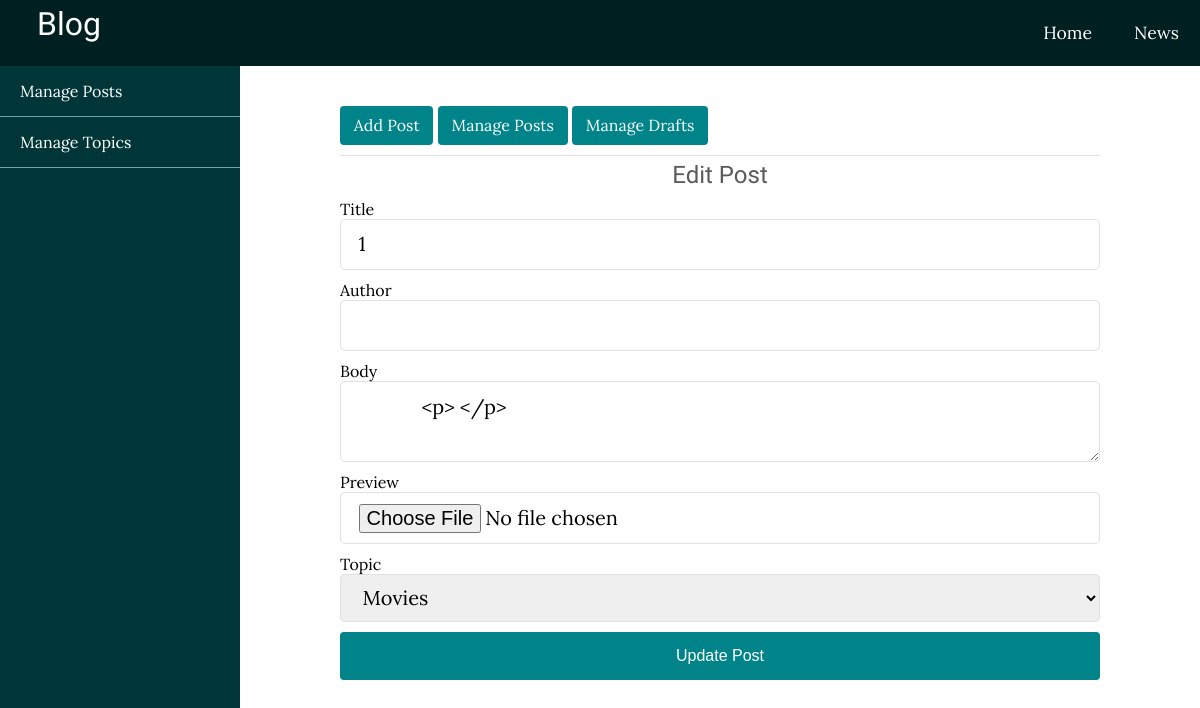
/admin/posts/edit.php?edit=33 (signed in), run on an earlier commit of the app's database.
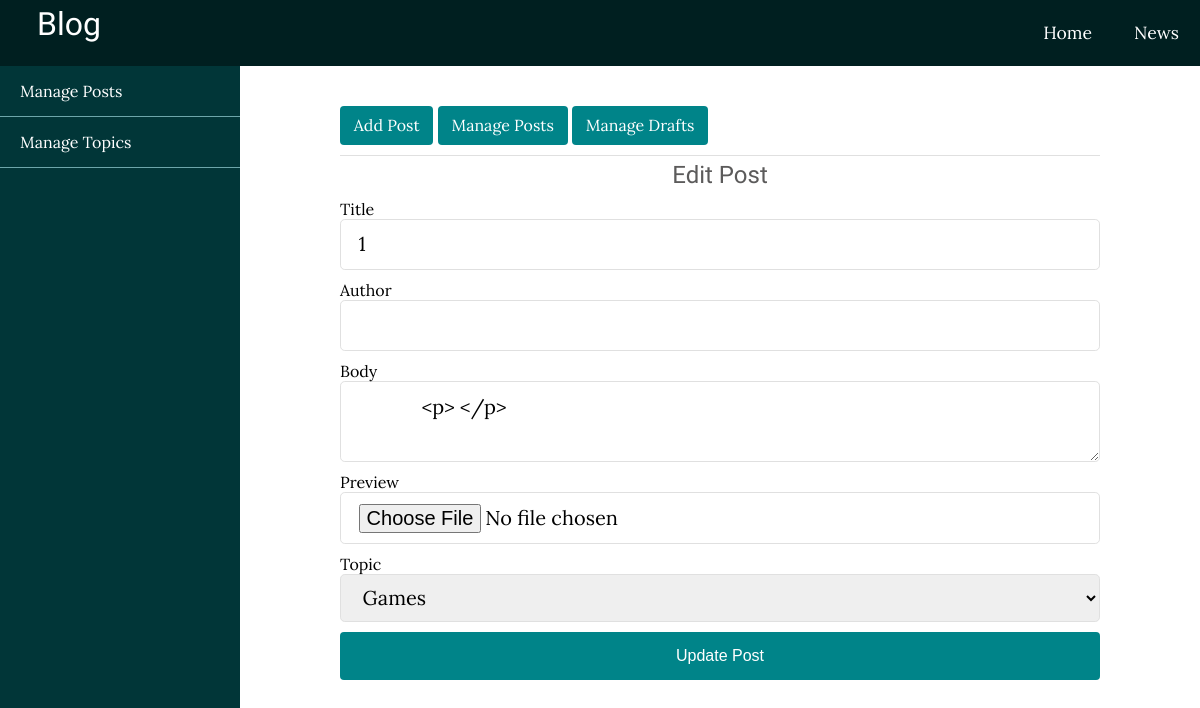
And on a later commit of the database.
### tables this page shows
CREATE TABLE `posts` (
  `id` int(50) NOT NULL,
  `title` varchar(255) NOT NULL,
  `author` varchar(255) NOT NULL,
  `preview` varchar(255) NOT NULL,
  `description` text NOT NULL,
  `topic` varchar(255) NOT NULL,
  `published` int(11) NOT NULL,
  `created_at` datetime NOT NULL DEFAULT current_timestamp()
);

### app/controllers/posts.php (called while the page is built, shortened)
<?php
require_once('../../app/database/cofingBD.php');
if (isset($_GET['edit'])) {
  $id = $_GET['edit'];
  $sql = $conn->query("SELECT * FROM posts WHERE id='$id'");
  if (count($sql) == 1) {
    $row = $sql->fetch_array();
    $title = $row['title'];
    $author = $row['author'];
    $preview = $row['preview'];
    $description = $row['description'];
    $selectedTopic = $row['topic'];
  }
}

### admin/posts/edit.php (the view, shortened to what this page needs)
<!DOCTYPE html>
<html lang="en">
<head>
  <link rel="stylesheet" href="https://cdnjs.cloudflare.com/ajax/libs/font-awesome/4.7.0/css/font-awesome.min.css">
  <link rel="stylesheet" href="../../assets/css/style.css">
  <link rel="stylesheet" href="../../assets/css/admin.css">
</head>
<body id="admin">
  <?php include('../../app/includes/header.php') ?>
  <div class="admin-wrapper clearfix">
    <div class="left-sidebar">
      <ul>
        <li><a href="index.php">Manage Posts</a></li>
        <li><a href="../topics/index.php">Manage Topics</a></li>
      </ul>
    </div>
    <div class="admin-content clearfix">
      <div class="button-group">
        <a href="create.php" class="btn btn-sm">Add Post</a>
        <a href="index.php" class="btn btn-sm">Manage Posts</a>
        <a href="drafts.php" class="btn btn-sm">Manage Drafts</a>
      </div>
      <div class="">
        <h2 style="text-align: center;">Edit Post</h2>
        <?php require_once('../../app/controllers/posts.php') ?>
        <form action="../../app/controllers/posts.php" method="post" enctype="multipart/form-data">
          <div class="input-group">
            <label>Title</label>
            <input type="text" name="title" class="text-input" value="<?= $title ?>" required>
          </div>
          <div class="input-group">
            <label>Author</label>
            <input type="text" name="author" class="text-input" value="<?= $author ?>">
          </div>
          <div class="input-group">
            <label>Body</label>
            <textarea class="text-input" name="description" id="body">
            <?= $description ?>
            </textarea>
          </div>
          <div class="input-group">
            <label>Preview</label>
            <input type="file" class="text-input" name="preview" capture="<?= $preview ?>"><?= $preview ?></input>
          </div>
          <div class="input-group">
            <label>Topic</label>
            <select class="text-input" name="topic">
              <option value="<?= $selectedTopic ?>" selected><?= $selectedTopic ?></option>
            </select>
          </div>
          <div class="input-group">
            <button type="submit" name="update" class="btn">Update Post</button>
          </div>
        </form>
      </div>
    </div>
  </div>
</body>
</html>

### app/includes/header.php (shortened to what this page needs)
<header class="clearfix">
    <div class="logo">
        <a href="<?php echo BASE_URL ?>">
            <h1 class="logo-text">Blog</h1>
        </a>
    </div>
    <nav>
        <ul>
            <li><a href="<?php echo BASE_URL ?>">Home</a></li>
            <li><a href="<?php echo BASE_URL ?>/news.php">News</a></li>
        </ul>
    </nav>
</header>

### assets/css/style.css (style rules this page uses)
html, body { padding: 0px; margin: 0px; font-family: 'Lora', serif; height: 100%; background: #f6f6f6; }
a { text-decoration: none; color: inherit; }
.logo-text, h1, h2, h3, h4, h5, h6 { font-family: 'Candal', sans-serif; margin: 5px; color: #5c5b5b; font-weight: normal; }
.clearfix::after { content: ''; display: block; clear: both; }
.btn { display: inline-block; font-weight: 400; text-align: center; width: 100%; white-space: nowrap; border: 1px solid transparent; padding: .7rem 1rem; font-size: 1rem; line-height: 1.5; border-radius: .25rem; background: #008489; color: #fff; }
.btn-sm { padding: .5rem .8rem; line-height: 1.3; border-radius: .25rem; }
.input-group { display: block; margin: 10px auto 10px; }
.text-input { border: 1px solid #e0e0e0; outline: none; display: block; width: 100%; box-sizing: border-box; margin-bottom: 10px; padding: .6rem 1.1rem; font-size: 1.25rem; line-height: 1.5; border-radius: .3rem; font-family: 'Lora', serif; }
header { background: #008489; color: #ffffff; height: 66px; }
.logo { float: left; margin-left: 2em; height: inherit; }
.logo-text { padding: 0px; color: white; font-family: 'Candal', sans-serif; }
header nav { float: right; }
header nav ul { margin: 0px; padding: 0px; list-style-type: none; }
header nav ul li { float: left; position: relative; }
header nav ul li a { display: block; padding: 21px; font-size: 1.1em; }

### assets/css/admin.css (style rules this page uses)
header { background: #001f20; color: #ffffff; }
.admin-wrapper { height: calc(100% - 65px); box-sizing: border-box; }
.admin-wrapper .left-sidebar { width: 20%; height: 100%; float: left; background: #013638; }
.admin-wrapper .left-sidebar ul { list-style: none; margin: 0px; padding: 0px; color: white; }
.admin-wrapper .left-sidebar ul li { border-bottom: 1px solid #6da6aa; }
.admin-wrapper .left-sidebar ul li a { display: block; padding: 15px 20px; }
.admin-wrapper .admin-content { width: 80%; height: 100%; float: left; box-sizing: border-box; padding: 40px 100px 100px; overflow-y: scroll; background: #fff; }
.admin-wrapper .admin-content .button-group { padding-bottom: 10px; border-bottom: 1px solid #e0e0e0; }
.admin-wrapper .admin-content .button-group .btn { width: unset; }
.admin-wrapper .admin-content a { text-decoration: unset; }
#admin { overflow: hidden; }

What changed in the data, as far as the page shows it:
changed posts: topic "Movies" → "Games"
